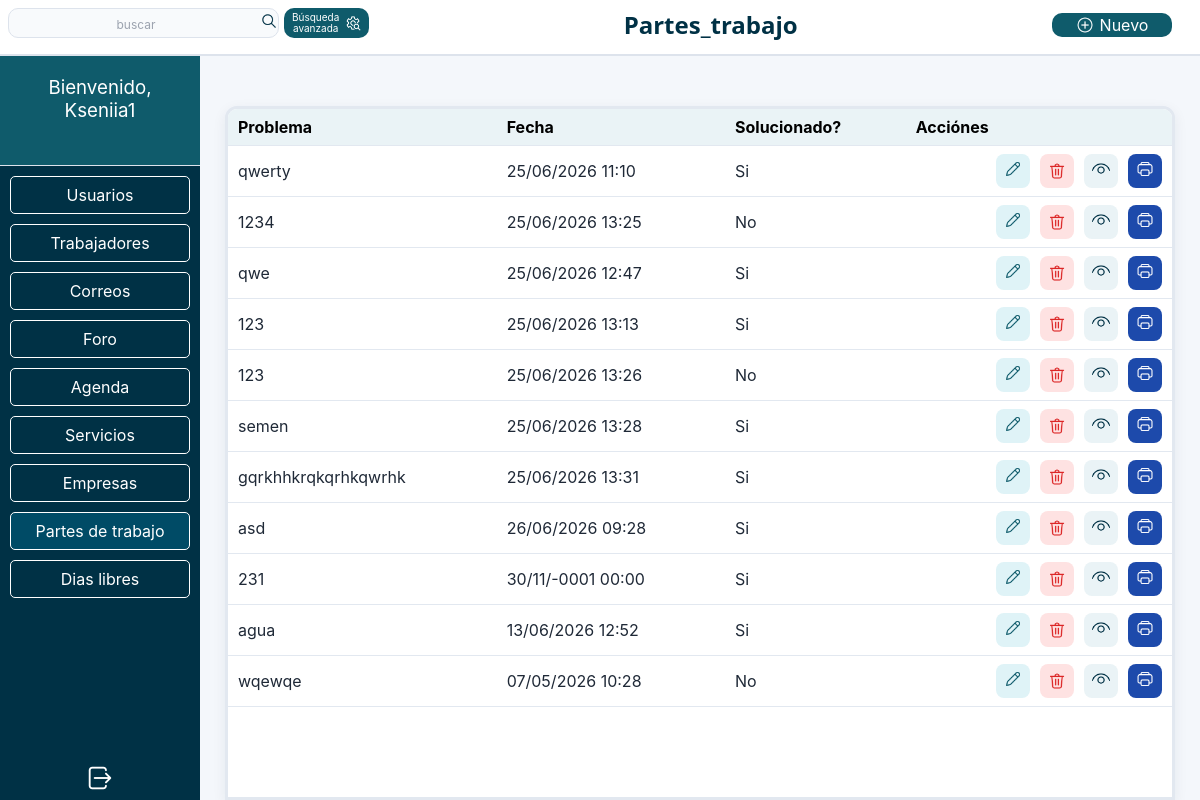
The page /partes_trabajo/partes_trabajo.php (signed in) on the database its author committed.
### tables this page shows
CREATE TABLE `partes_trabajo` (
  `id_parte_trabajo` int(11) NOT NULL,
  `id_usuario` int(11) NOT NULL,
  `fecha` datetime NOT NULL,
  `problema` varchar(255) NOT NULL,
  `solucion` text NOT NULL,
  `solucionado` enum('Si','No') NOT NULL DEFAULT 'No',
  `observaciones` text NOT NULL
);

### partes_trabajo/partes_trabajo.php (called while the page is built)
<?php
  require_once 'partes_trabajo_config.php';
  require_once '../plantilla.php';
?>

### partes_trabajo/partes_trabajo_config.php (called while the page is built, shortened)
<?php
  $id = 'id_parte_trabajo';
 $fecha = [
  ['fecha'=>'fecha']
 ];
 $solucionado = [
  ['checkbox'=>'solucionado']
 ];
  $datos = [
    'Problema'=>'problema', 'Fecha'=>$fecha,'Solucionado?'=>$solucionado,'Acciónes'=>['botones'=>['cambiar', 'borrar', 'mostrar_mas', 'imprimir']]
  ];
  ?>

### tabla.php (the view, shortened to what this page needs)
<div class="main_table">
  <table>
    <tr>
    <?php
    foreach($datos as $key=>$dato) {
      echo '<th>' . $key . '</th>';
    }
    ?>
    </tr>
    <?php
    while ($fila = $res->fetch()) {
      echo '<tr data-id="' . $fila[$id] . '">';
      foreach($datos as $dato) {
        echo '<td>';
        if (is_string($dato)) {
          echo $fila[$dato];
        }
        elseif(isset($dato['botones'])) {
          echo '<div><form action="" method="post" class="worker-actions">';
          foreach ($dato['botones'] as $boton) {
            if ($boton === 'cambiar') {
              echo '<button type="submit" name="cambiar" value="' . $fila[$id] . '" class="buttons_icons button_cambiar">
              <img src="../img/cambiar.png" alt="Cambiar" class="icon">
            </button>';
            }
            if ($boton === 'borrar') {
              echo '<button type="submit" name="borrar" value="' . $fila[$id] . '" class="buttons_icons button_borrar">
              <img src="../img/borrar.png" alt="Borrar" class="icon">
            </button>';
            }
            if ($boton === 'mostrar_mas') {
              echo '<button type="submit" name="mostrar_mas" value="' . $fila[$id]  . '" class="buttons_icons button_mostrar_mas"><img src="../img/mostrar.png" alt="Mostrar mas" class="icon"></button>';
            }
            if ($boton === 'imprimir') {
              $boton_imprimir =  '
              <form action="../descargar_pdf_vertical.php" method="post" target="_blank" class="worker-actions">
              <input type="hidden" name="descargar" value="' . $_POST['tabla'] . '">
              <input type="hidden" name="' . $id . '" value="' . $fila[$id] . '">
              <button type="submit" name="imprimir" class="buttons_icons button_imprimir"><img src="../img/imprimir.png" alt="Imprimir" class="icon"></button>
              </form>';
            }
          }
          echo '</form>';
          echo isset($boton_imprimir) ? $boton_imprimir . '</div>' : '</div>';
        }
        else {
          foreach($dato as $parte) {
            if (isset($parte['texto'])) {
              echo $parte['texto'];
            }
            elseif(isset($parte['campo'])) {
              echo $fila[$parte['campo']] ?? $parte['default'];
            }
            elseif(isset($parte['fecha'])) {
              echo date('d/m/Y H:i', strtotime($fila[$parte['fecha']]));
            }
            elseif(isset($parte['checkbox'])) {
              echo $fila[$parte['checkbox']];
            }
          }
        }
        echo '</td>';
      }
      echo '</tr>';
    }
    ?>
  </table>
</div>

### estilos.css (style rules this page uses)
* { box-sizing: border-box; }
html, body { height: 100%; margin: 0; }
body { min-height: 100vh; font-family: Inter, Arial, sans-serif; background: #F4F7FB; display: flex; flex-direction: column; overflow:hidden; display: flex; flex-direction: column; }
input[type="text"], input[type="file"], button, select, textarea { border: none; all: unset; cursor: pointer; }
.main_table, .seguimientos { width: 100%; height: 100%; border: 3px solid #E2E8F0; border-radius: 12px 12px 0 0 ; box-shadow: 0 4px 14px rgba(0, 49, 69, 0.07); background-color: #fff; overflow: hidden; }
.main_table table ,.seguimientos table { width: 100%; border-radius: 12px; border: none; border-collapse: collapse; }
.main_table tr ,.seguimientos tr { border-bottom: 1px solid #E2E8F0; }
.main_table td, .main_table th,.seguimientos td, .seguimientos th { text-align: start; padding: 8px 10px; }
.main_table table th, .seguimientos th { background-color: #EAF3F6; }
.main_table td ,.seguimientos td { background-color: #fff; border: none; color: #1F2937; word-break: break-word; overflow-wrap: break-word; }
.main_table td:last-child div { display: flex; gap: 10px; height: 100%; justify-content: flex-end; }
.main_table form { background-color: #fff; text-align: center; }
.worker-actions { display: flex; gap: 10px; }
.buttons_icons { width: 34px; height: 34px; border-radius: 8px; }
.button_mostrar_mas { background-color: #EAF3F6; }
.button_cambiar { background-color: #DFF3F7; }
.button_imprimir { background-color: #1d4aab; }
.button_borrar { background-color: #FEE2E2; display: flex; align-items: center; justify-content: center; }
.icon { width: 18px; height: 18px; }

### rows shown on the page
partes_trabajo: problema "qwerty", fecha "25/06/2026 11:10", solucionado "Si", $fila[$id] 2 (drawn)
partes_trabajo: problema "1234", fecha "25/06/2026 13:25", solucionado "No", $fila[$id] 3 (drawn)
partes_trabajo: problema "qwe", fecha "25/06/2026 12:47", solucionado "Si", $fila[$id] 4 (drawn)
partes_trabajo: problema "123", fecha "25/06/2026 13:13", solucionado "Si", $fila[$id] 5 (drawn)
partes_trabajo: problema "123", fecha "25/06/2026 13:26", solucionado "No", $fila[$id] 6 (drawn)
partes_trabajo: problema "semen", fecha "25/06/2026 13:28", solucionado "Si", $fila[$id] 9 (drawn)
partes_trabajo: problema "gqrkhhkrqkqrhkqwrhk", fecha "25/06/2026 13:31", solucionado "Si", $fila[$id] 10 (drawn)
partes_trabajo: problema "asd", fecha "26/06/2026 09:28", solucionado "Si", $fila[$id] 11 (drawn)
partes_trabajo: problema "231", fecha "30/11/-0001 00:00", solucionado "Si", $fila[$id] 12 (drawn)
partes_trabajo: problema "agua", fecha "13/06/2026 12:52", solucionado "Si", $fila[$id] 13 (drawn)
partes_trabajo: problema "wqewqe", fecha "07/05/2026 10:28", solucionado "No", $fila[$id] 14 (drawn)

### other values the page prints
$titulo_pagina "Partes_trabajo"
$nombre "Kseniia1"
$key "Problema"
$key "Fecha"
$key "Solucionado?"
$key "Acciónes"
